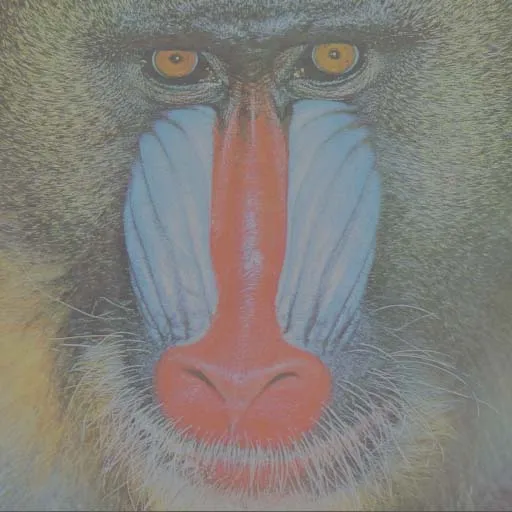
%> input picture colorimage1.bmp, 512 x 512 px
$ octave part1_power_law_colorimage1.m   (GNU Octave 9; MATLAB toolbox functions it lacks are replaced by stand-ins)
%> lines starting %> are read from the running program, lines starting %| are printed output that depends on the picture
clc; clear; close all; font = 18;
I = imread("colorimage1.bmp"); I = im2double(I);
%> further down, I is the input picture: size 512x512x3 uint8; mean R, G, B 131.4, 128.2, 123.4
figure(1);subplot(241);imshow(I);
title("Original image","fontsize",font);
c = 3; g=[1.4 1.6 2 2.4 2.7 3 3.4 3.7];

gamma = g(1);Itr = c*(I.^gamma);subplot(242);imshow(Itr);
%> after `Itr = c*(I.^gamma)`:
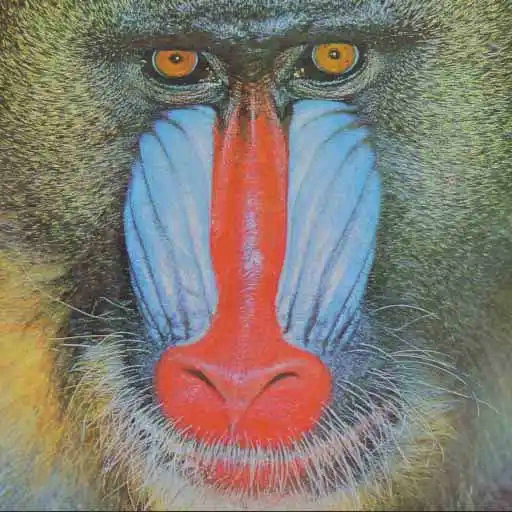
%> Itr: size 512x512x3 double; mean R, G, B 1.19, 1.15, 1.09; drawn with min black and max white
title("c = "+c+", \gamma = "+gamma,"fontsize",font);
gamma = g(2);Itr = c*(I.^gamma);subplot(243);imshow(Itr);
%> after `imshow(Itr)`:
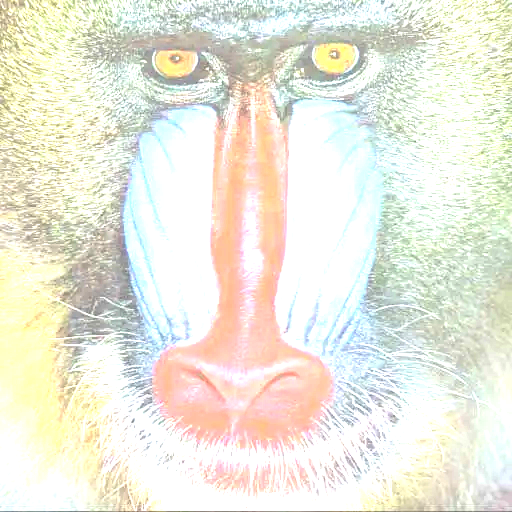
%> displayed picture: size 512x512x3, on the screen's scale of 0 to 255; mean R, G, B 236.7, 235.2, 221.6
title("c = "+c+", \gamma = "+gamma,"fontsize",font);
gamma = g(3);Itr = c*(I.^gamma);subplot(244);imshow(Itr);
%> after `imshow(Itr)`:
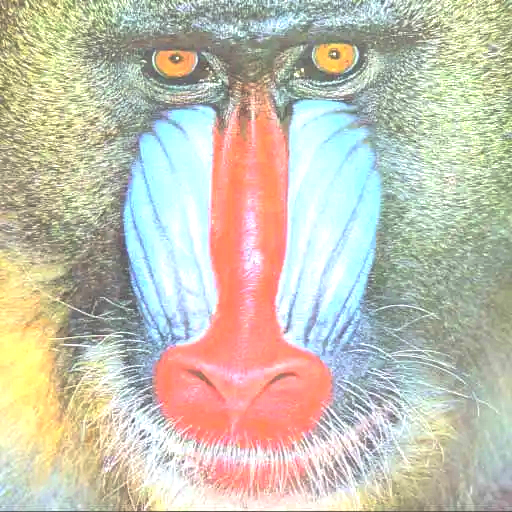
%> displayed picture: size 512x512x3, on the screen's scale of 0 to 255; mean R, G, B 198.5, 194.4, 177.3
title("c = "+c+", \gamma = "+gamma,"fontsize",font);
gamma = g(4);Itr = c*(I.^gamma);subplot(245);imshow(Itr);
%> after `Itr = c*(I.^gamma)`:
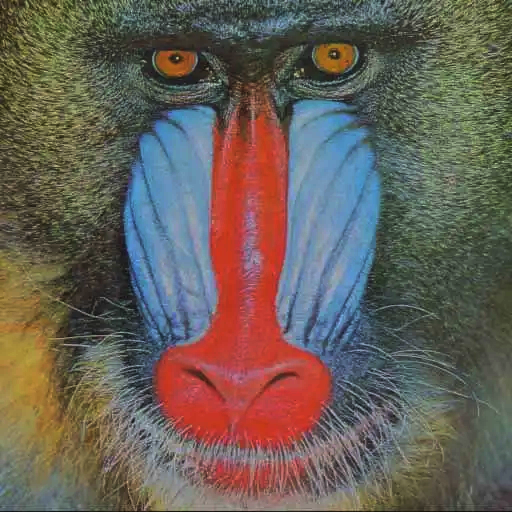
%> Itr: size 512x512x3 double; mean R, G, B 0.632, 0.589, 0.548; drawn with min black and max white
%> after `imshow(Itr)`:
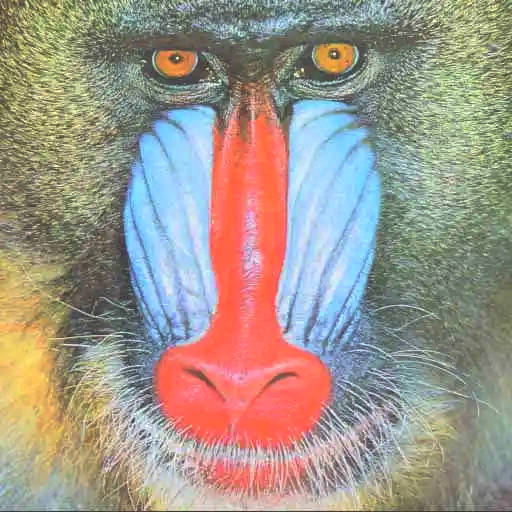
%> displayed picture: size 512x512x3, on the screen's scale of 0 to 255; mean R, G, B 159.5, 150.2, 139.2
title("c = "+c+", \gamma = "+gamma,"fontsize",font);
gamma = g(5);Itr = c*(I.^gamma);subplot(246);imshow(Itr);
title("c = "+c+", \gamma = "+gamma,"fontsize",font);
gamma = g(6);Itr = c*(I.^gamma);subplot(247);imshow(Itr);
title("c = "+c+", \gamma = "+gamma,"fontsize",font);
gamma = g(7);Itr = c*(I.^gamma);subplot(248);imshow(Itr);
%> after `Itr = c*(I.^gamma)`:
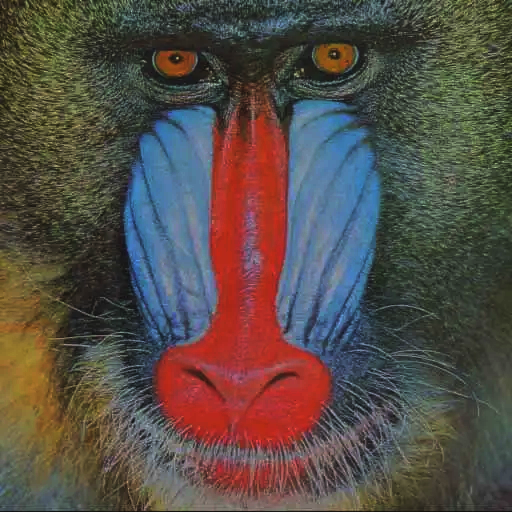
%> Itr: size 512x512x3 double; mean R, G, B 0.341, 0.306, 0.282
title("c = "+c+", \gamma = "+gamma,"fontsize",font);

figure(2);subplot(121);imshow(I);
title("Original image","fontsize",font+3);
c_best = 3; gam_best= 2.7;  %for colorimage1
I_best = c_best*(I.^gam_best);
subplot(122);imshow(I_best);
title("c = "+c_best+", \gamma = "+gam_best,"fontsize",font+3);

figure(3); subplot(121);imhist(I);grid on;
title("Histogram of original image","fontsize",font+3);
subplot(122);imhist(I_best);grid on;
title("Histogram of transformed image with c="+c_best+" and \gamma="+gam_best,...
    "fontsize",font+3);
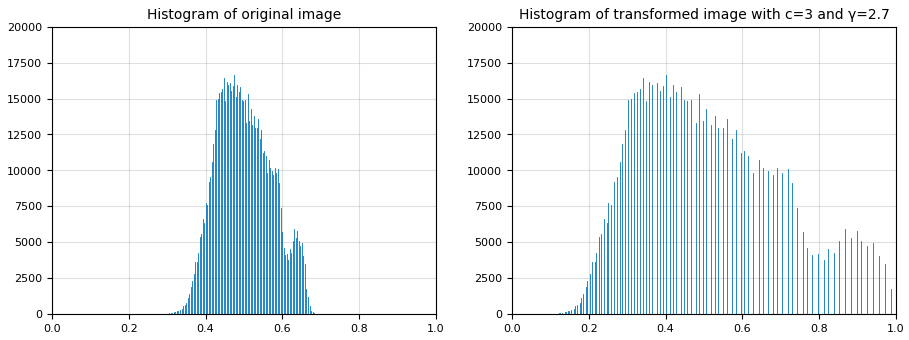
%> figure redrawn from the program's plot data, 2 panels; panel 1: highest point at x = 0.475, y = 16625; panel 2: highest point at x = 0.4, y = 16625

$ run again, with colorimage2.bmp copied over colorimage1.bmp
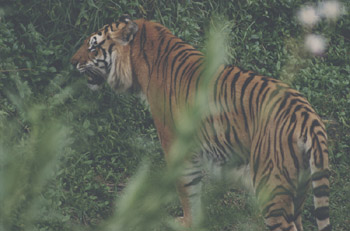
%> input picture colorimage2.bmp, 350 x 231 px
%> I is the input picture: size 231x350x3 uint8; mean R, G, B 95.5, 100.7, 89.2
%> I: size 231x350x3 double
%> `imshow(Itr)`:
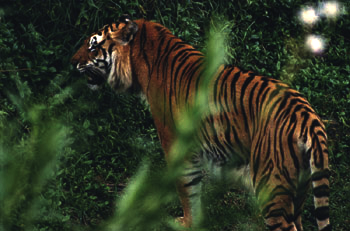
%> displayed picture: size 231x350x3, on the screen's scale of 0 to 255; mean R, G, B 47.1, 52.8, 35.7
%> `title("Histogram of transformed image with c="+c_best+" and \gamma="+g..`:
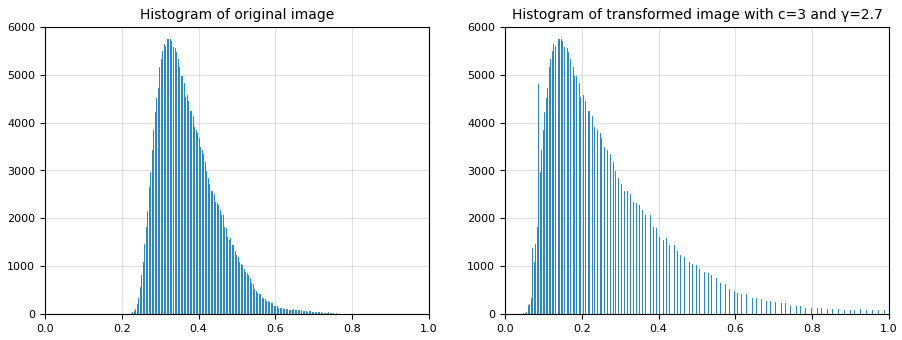
%> figure redrawn from the program's plot data, 2 panels; panel 1: highest point at x = 0.318, y = 5755; panel 2: highest point at x = 0.137, y = 5755
